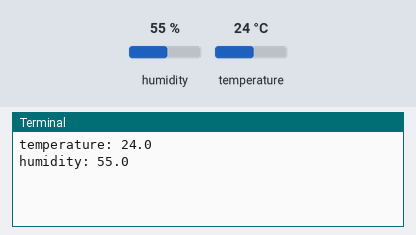
Simulated run of this program. Board: Raspberry Pi (BCM pin numbers). Parts: the last lines printed to the terminal. The test bench sets the inputs (shaded band); at power-on: humidity 55 %, temperature 24 °C. The clock reads 2024-03-15 10:24:30 at power-on unless the program sets it; databases and web services accept everything at once and return nothing.

Above: at 1.2 s.
1.3 s: humidity set to 22 %
At 7.3 s:
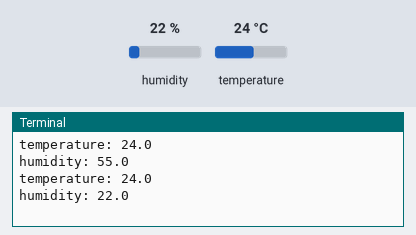
7.7 s: temperature set to 12 °C
At 12.6 s:
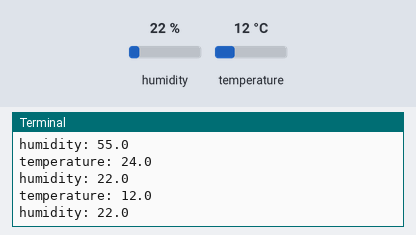
14.1 s: humidity set to 40 %
At 17.7 s:
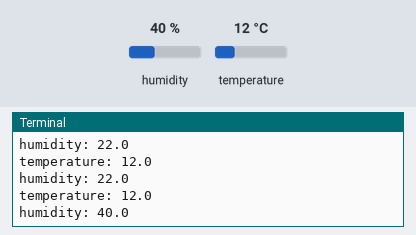
Timing chart, 0 to 19.2 s (numbered marks = the images above; inputs shaded):
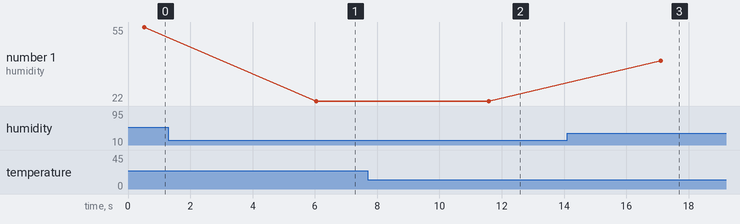

Measured:
- after the input at 1.3 s, the terminal: prints a new line after 4.8 s (image 1)
- after the input at 7.7 s, the terminal: prints a new line after 3.9 s (image 2)
- after the input at 14.1 s, the terminal: prints a new line after 3.0 s (image 3)
- plotted number 1: 55 → 22 after the input at 1.3 s, 22 → 40 after the input at 14.1 s

The program:

celciusStats.py
```python
import Adafruit_DHT
import time
import pymysql
from datetime import datetime

sensor = Adafruit_DHT.DHT11
pin = 27

def cel():

    humidity, temperature = Adafruit_DHT.read_retry(sensor, 27)

    print("temperature: " + str(temperature))
    print("humidity: " + str(humidity))

    conn = pymysql.connect(host = '192.168.200.107', user='root', password='raspberry', db='TEMPERATURE', charset='utf8')

    cursor = conn.cursor()

    sql = "INSERT INTO server_room (date, time, temperature, humidity) VALUES (%s, %s, %s, %s)"

    cursor.execute(sql, (datetime.today().strftime("%Y/%m/%d"), datetime.today().strftime("%H:%M:%S"), temperature, humidity))
    conn.commit()
    conn.close()

    return humidity, temperature

try:
    while True:
        cel()
        time.sleep(5)
except KeyboardInterrupt:
    pass
```
